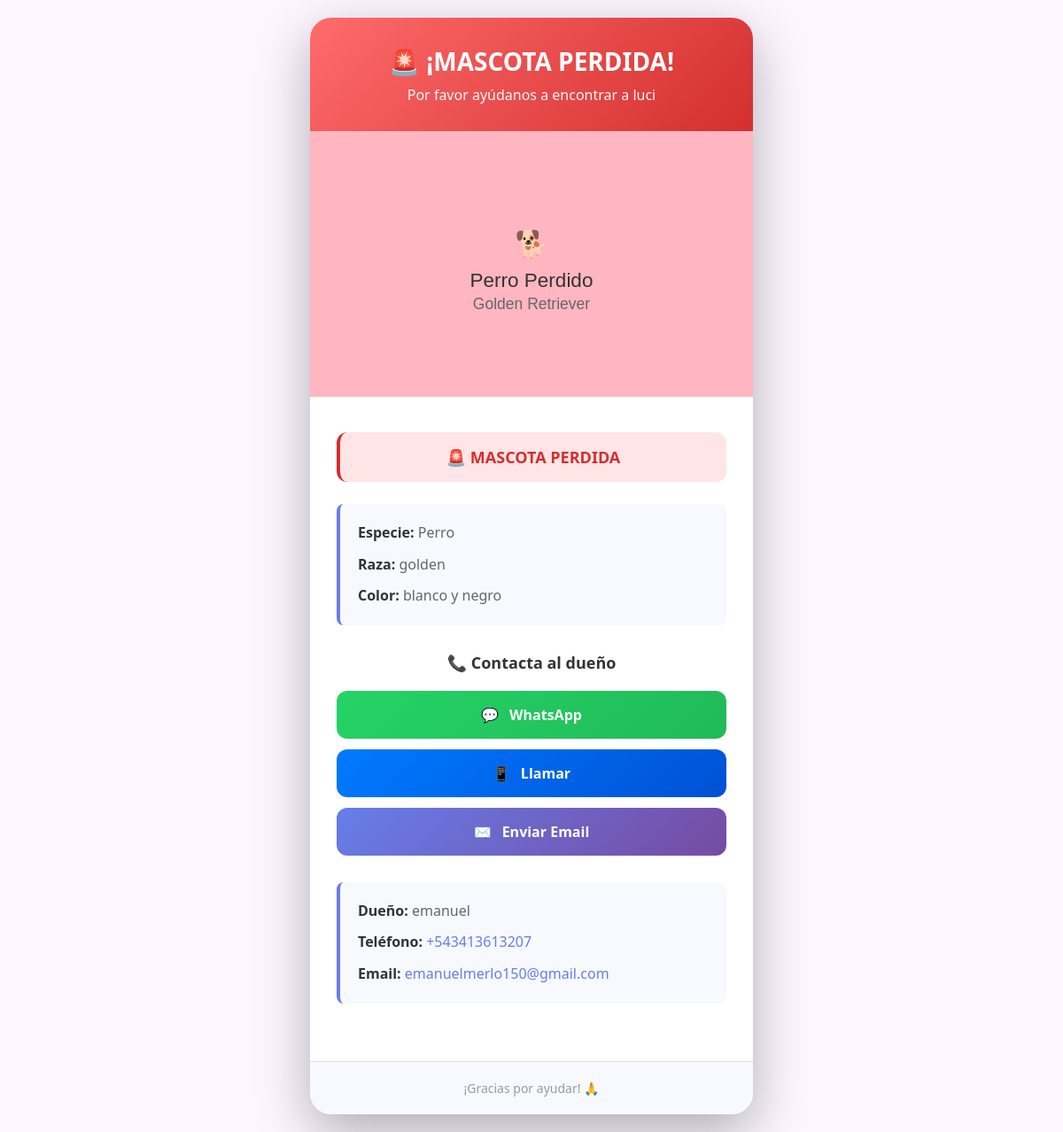
Page /finalpp2/qr/79 on the committed database.
### tables this page shows
CREATE TABLE `mascotas` (
  `id_mascota` int(11) NOT NULL AUTO_INCREMENT,
  `nombre` varchar(100) NOT NULL,
  `especie` varchar(50) NOT NULL,
  `raza` varchar(100) DEFAULT NULL,
  `edad` int(11) DEFAULT NULL,
  `genero` enum('macho','hembra') DEFAULT NULL,
  `color` varchar(50) DEFAULT NULL,
  `id` int(11) NOT NULL,
  `id_qr` int(11) DEFAULT NULL,
  `foto_url` varchar(255) DEFAULT NULL,
  `estado` enum('normal','perdida','encontrada') DEFAULT 'normal',
  `fecha_estado` datetime DEFAULT NULL,
  `descripcion_estado` text DEFAULT NULL,
  `fecha_registro` datetime NOT NULL DEFAULT current_timestamp(),
  `perdido` tinyint(1) DEFAULT 0,
  `ultima_ubicacion` varchar(255) DEFAULT NULL,
  `ultima_lat` decimal(10,7) DEFAULT NULL,
  `ultima_lng` decimal(10,7) DEFAULT NULL,
  `descripcion` varchar(255) DEFAULT NULL,
  PRIMARY KEY (`id_mascota`),
  UNIQUE KEY `id_qr` (`id_qr`),
  KEY `id_dueño` (`id`),
  KEY `idx_ultima_coords` (`ultima_lat`,`ultima_lng`),
  CONSTRAINT `mascotas_ibfk_1` FOREIGN KEY (`id`) REFERENCES `usuarios` (`id`),
  CONSTRAINT `mascotas_ibfk_2` FOREIGN KEY (`id_qr`) REFERENCES `codigos_qr` (`id_qr`)
);

CREATE TABLE `usuarios` (
  `id` int(11) NOT NULL AUTO_INCREMENT,
  `nombre` varchar(100) NOT NULL,
  `apellido` varchar(100) NOT NULL,
  `telefono` varchar(50) DEFAULT NULL,
  `codigo_pais` varchar(5) DEFAULT '+54',
  `email` varchar(100) NOT NULL,
  `direccion` varchar(200) DEFAULT NULL,
  `password` varchar(255) NOT NULL,
  `fecha_creacion` timestamp NOT NULL DEFAULT current_timestamp(),
  `foto_url` varchar(255) DEFAULT NULL,
  PRIMARY KEY (`id`)
);

### app/controllers/PetController.php (called while the page is built, shortened)
<?php
class PetController extends Controller {
    private $petModel;
    public function __construct() {
        $this->petModel = $this->loadModel('Pet');
    }
    public function qrInfo($id) {
        $pet = $this->petModel->findById($id);
        $this->view('pet/qr_info', ['pet' => $pet]);
    }
}

### public/index.php (called while the page is built, shortened)
<?php
require_once __DIR__ . '/../config/database.php';
require_once APP_PATH . '/core/Controller.php';
require_once APP_PATH . '/core/Router.php';
$router = new Router();
$router->get('/', 'HomeController', 'index');
$router->get('/home', 'HomeController', 'index');
$router->get('/login', 'UserController', 'login');
$router->post('/login', 'UserController', 'login');
$router->get('/registro', 'UserController', 'register');
$router->post('/registro', 'UserController', 'register');
$router->get('/perfil', 'UserController', 'profile');
$router->get('/usuario/{id}', 'UserController', 'profile');
$router->get('/editar-perfil', 'UserController', 'editProfile');
$router->post('/editar-perfil', 'UserController', 'editProfile');
$router->get('/logout', 'UserController', 'logout');
$router->get('/recuperar-password', 'UserController', 'recoverPassword');
$router->post('/recuperar-password', 'UserController', 'recoverPassword');
$router->get('/reset-password', 'UserController', 'resetPassword');
$router->post('/reset-password', 'UserController', 'resetPassword');
$router->get('/registrar-mascota', 'PetController', 'register');
$router->post('/registrar-mascota', 'PetController', 'register');
$router->get('/mascota/{id}', 'PetController', 'profile');
$router->get('/mascota/{id}/editar', 'PetController', 'edit');
$router->post('/mascota/{id}/editar', 'PetController', 'edit');
$router->get('/mascota/{id}/eliminar', 'PetController', 'delete');
$router->post('/mascota/{id}/eliminar', 'PetController', 'delete');
$router->post('/mascota/{id}/cambiar-estado', 'PetController', 'changeStatus');
$router->get('/mapa', 'PetController', 'map');
$router->get('/qr/{id}', 'PetController', 'qrInfo');
$router->get('/terminos', 'LegalController', 'terminos');
$router->get('/mision', 'LegalController', 'mision');
$router->dispatch();

### config/database.php (called while the page is built)
<?php
class Database {
    private static $instance = null;
    private $pdo;
    private function __construct() {
        $dsn = "mysql:host=localhost;dbname=mascotas_db;charset=utf8";
        $usuario = "root";
        $contraseña = "";
        $opciones = array(
            PDO::ATTR_ERRMODE => PDO::ERRMODE_EXCEPTION,
            PDO::ATTR_DEFAULT_FETCH_MODE => PDO::FETCH_ASSOC
        );
        try {
            $this->pdo = new PDO($dsn, $usuario, $contraseña, $opciones);
        } catch (PDOException $e) {
            die("Error de conexión: " . $e->getMessage());
        }
    }
    public static function getInstance() {
        if (self::$instance === null) {
            self::$instance = new self();
        }
        return self::$instance;
    }
    public function getConnection() {
        return $this->pdo;
    }
}

### app/models/Pet.php (called while the page is built, shortened)
<?php
class Pet {
    private $db;
    public function __construct() {
        $this->db = Database::getInstance()->getConnection();
    }
    public function findById($id) {
        $stmt = $this->db->prepare("
            SELECT m.*, u.nombre as nombre_dueno, u.email as email_dueno, u.telefono as telefono_dueno
            FROM mascotas m
            LEFT JOIN usuarios u ON m.id = u.id
            WHERE m.id_mascota = ?
        ");
        $stmt->execute([$id]);
        return $stmt->fetch();
    }
}

### app/views/pet/qr_info.php (the view, shortened to what this page needs)
<!DOCTYPE html>
<html lang="es">
<head>
    <link rel="stylesheet" href="<?= ASSETS_URL ?>/css/qr-info.css" />
</head>
<body>
    <div class="qr-container">
        <?php
            $estado_actual = $pet['estado'] ?? 'normal';
            $header_titulo = '';
            $header_subtitulo = '';
            $header_clase = '';
            if ($estado_actual === 'normal'):
                $header_titulo = '🐾 ¡Conoce a ' . htmlspecialchars($pet['nombre']) . '!';
                $header_subtitulo = 'Mascota feliz y segura en su hogar';
                $header_clase = 'header-normal';
            elseif ($estado_actual === 'perdida'):
                $header_titulo = '🚨 ¡MASCOTA PERDIDA!';
                $header_subtitulo = 'Por favor ayúdanos a encontrar a ' . htmlspecialchars($pet['nombre']);
                $header_clase = 'header-perdida';
            elseif ($estado_actual === 'encontrada'):
                $header_titulo = '✅ ¡MASCOTA ENCONTRADA!';
                $header_subtitulo = 'Hemos encontrado a ' . htmlspecialchars($pet['nombre']) . ' - Contacta al dueño';
                $header_clase = 'header-encontrada';
            endif;
        ?>
        <div class="qr-header <?= $header_clase ?>">
            <h1><?= $header_titulo ?></h1>
            <p><?= $header_subtitulo ?></p>
        </div>
        <?php
            $fotoUrl = !empty($pet['foto_url']) ? $pet['foto_url'] : ASSETS_URL . '/images/dog-placeholder.svg';
            if (!preg_match('/^https?:\/\//', $fotoUrl)) {
                $fotoUrl = BASE_URL . '/' . ltrim($fotoUrl, '/');
            }
        ?>
        <img src="<?= htmlspecialchars($fotoUrl) ?>"
             class="pet-image"
             onerror="this.src='<?= ASSETS_URL ?>/images/dog-placeholder.svg'">
        <div class="qr-content">
            <?php
                $estado_actual = $pet['estado'] ?? 'normal';
                $clase_estado = '';
                $texto_estado = '';
                if ($estado_actual === 'normal'):
                    $clase_estado = 'estado-normal';
                    $texto_estado = '👋 ¡Hola, soy ' . htmlspecialchars($pet['nombre']) . '!';
                elseif ($estado_actual === 'perdida'):
                    $clase_estado = 'estado-perdida';
                    $texto_estado = '🚨 MASCOTA PERDIDA';
                elseif ($estado_actual === 'encontrada'):
                    $clase_estado = 'estado-encontrada';
                    $texto_estado = '✅ MASCOTA ENCONTRADA';
                endif;
                if (!empty($texto_estado)):
            ?>
            <div class="estado-cartel <?= $clase_estado ?>">
                <?= $texto_estado ?>
            </div>
            <?php endif; ?>
            <div class="pet-info">
                <p><strong>Especie:</strong> <?= htmlspecialchars(ucfirst($pet['especie'] ?? 'No especificada')) ?></p>
                <?php if (!empty($pet['raza'])): ?>
                <p><strong>Raza:</strong> <?= htmlspecialchars($pet['raza']) ?></p>
                <?php endif; ?>
                <?php if (!empty($pet['color'])): ?>
                <p><strong>Color:</strong> <?= htmlspecialchars($pet['color']) ?></p>
                <?php endif; ?>
            </div>
            <div class="contact-section">
                <div class="contact-title">📞 Contacta al dueño</div>
                <div class="contact-buttons">
                    <?php if (!empty($pet['telefono_dueno'])): ?>
                    <a href="https://wa.me/<?= preg_replace('/\D/', '', $pet['telefono_dueno']) ?>?text=Encontr%C3%A9%20a%20tu%20mascota%20<?= htmlspecialchars($pet['nombre']) ?>"
                       target="_blank"
                       class="btn-contact btn-whatsapp">
                        <span>💬</span>
                        <span>WhatsApp</span>
                    </a>
                    <?php endif; ?>
                    <?php if (!empty($pet['telefono_dueno'])): ?>
                    <a href="tel:<?= htmlspecialchars($pet['telefono_dueno']) ?>" class="btn-contact btn-call">
                        <span>📱</span>
                        <span>Llamar</span>
                    </a>
                    <?php endif; ?>
                    <?php if (!empty($pet['email_dueno'])): ?>
                    <a href="mailto:<?= htmlspecialchars($pet['email_dueno']) ?>" class="btn-contact btn-email">
                        <span>✉️</span>
                        <span>Enviar Email</span>
                    </a>
                    <?php endif; ?>
                </div>
            </div>
            <div class="pet-info">
                <p><strong>Dueño:</strong> <?= htmlspecialchars($pet['nombre_dueno'] ?? 'No disponible') ?></p>
                <?php if (!empty($pet['telefono_dueno'])): ?>
                <p><strong>Teléfono:</strong> <a href="tel:<?= htmlspecialchars($pet['telefono_dueno']) ?>" style="color: #667eea; text-decoration: none;"><?= htmlspecialchars($pet['telefono_dueno']) ?></a></p>
                <?php endif; ?>
                <?php if (!empty($pet['email_dueno'])): ?>
                <p><strong>Email:</strong> <a href="mailto:<?= htmlspecialchars($pet['email_dueno']) ?>" style="color: #667eea; text-decoration: none;"><?= htmlspecialchars($pet['email_dueno']) ?></a></p>
                <?php endif; ?>
            </div>
        </div>
        <div class="qr-footer">
            <p>¡Gracias por ayudar! 🙏</p>
        </div>
    </div>
</body>
</html>

### app/core/Router.php (shortened to what this page needs)
<?php
class Router {
    private $routes = [];
    private function addRoute($httpMethod, $path, $controller, $method) {
        $this->routes[] = [
            'method' => $httpMethod,
            'path' => $path,
            'controller' => $controller,
            'action' => $method
        ];
    }
    public function dispatch() {
        $requestMethod = $_SERVER['REQUEST_METHOD'];
        $requestUri = $_SERVER['REQUEST_URI'];
        $requestUri = strtok($requestUri, '?');
        $requestUri = str_replace(BASE_URL, '', $requestUri);
        $requestUri = '/' . trim($requestUri, '/');
        foreach ($this->routes as $route) {
            if ($route['method'] !== $requestMethod) {
                continue;
            }
            $pattern = $this->convertToRegex($route['path']);
            if (preg_match($pattern, $requestUri, $matches)) {
                array_shift($matches);
                $action = $route['action'];
                $controller = new $controllerName();
                call_user_func_array([$controller, $action], $matches);
                return;
            }
        }
    }
    private function convertToRegex($path) {
        $pattern = preg_replace('/\{([a-zA-Z0-9_]+)\}/', '([a-zA-Z0-9_-]+)', $path);
        return '#^' . $pattern . '$#';
    }
}

### assets/css/qr-info.css (style rules this page uses)
* { margin: 0; padding: 0; box-sizing: border-box; }
body { font-family: 'Segoe UI', Tahoma, Geneva, Verdana, sans-serif; background: #fdf6ff; min-height: 100vh; display: flex; align-items: center; justify-content: center; padding: 20px; }
.qr-container { background: white; border-radius: 24px; box-shadow: 0 20px 60px rgba(0, 0, 0, 0.3); overflow: hidden; max-width: 500px; width: 100%; animation: slideUp 0.6s ease-out; }
.qr-header { background: linear-gradient(135deg, #667eea 0%, #764ba2 100%); color: white; padding: 30px 20px; text-align: center; transition: all 0.3s ease; }
.qr-header.header-perdida { background: linear-gradient(135deg, #FF6B6B 0%, #D32F2F 100%); animation: pulse 2s infinite; }
.qr-header h1 { font-size: 28px; margin-bottom: 8px; font-weight: 700; }
.qr-header p { font-size: 16px; opacity: 0.95; }
.pet-image { width: 100%; height: 300px; object-fit: cover; display: block; }
.qr-content { padding: 40px 30px; text-align: center; }
.estado-cartel { padding: 16px 20px; border-radius: 12px; font-size: 18px; font-weight: 700; text-align: center; margin-bottom: 20px; animation: slideDown 0.5s ease-out; }
.estado-cartel.estado-perdida { background: #FFE5E5; color: #D32F2F; border-left: 4px solid #D32F2F; }
.pet-info { background: #f8f9ff; border-left: 4px solid #667eea; padding: 20px; margin: 25px 0; border-radius: 8px; text-align: left; }
.pet-info p { color: #666; line-height: 1.6; margin-bottom: 10px; }
.pet-info p:last-child { margin-bottom: 0; }
.pet-info strong { color: #333; }
.pet-info a { color: #667eea; text-decoration: none; transition: color 0.3s ease; }
.contact-section { margin: 30px 0; }
.contact-title { font-size: 18px; color: #333; margin-bottom: 20px; font-weight: 600; }
.contact-buttons { display: flex; flex-direction: column; gap: 12px; }
.btn-contact { display: flex; align-items: center; justify-content: center; gap: 12px; padding: 16px 24px; border: none; border-radius: 12px; font-size: 16px; font-weight: 600; text-decoration: none; color: white; transition: all 0.3s ease; cursor: pointer; }
.btn-call { background: linear-gradient(135deg, #007AFF 0%, #0051D5 100%); }
.btn-email { background: linear-gradient(135deg, #667eea 0%, #764ba2 100%); }
.btn-whatsapp { background: linear-gradient(135deg, #25D366 0%, #20ba59 100%); }
.qr-footer { background: #f8f9ff; padding: 20px; text-align: center; border-top: 1px solid #e0e0e0; color: #999; font-size: 14px; }

### rows in the picture
mascotas: estado "🚨 ¡MASCOTA PERDIDA!", nombre "Por favor ayúdanos a encontrar a luci", estado "🚨 MASCOTA PERDIDA", especie "Perro", raza "golden", color "blanco y negro", id.nombre "emanuel", id.telefono "+543413613207", id.email "emanuelmerlo150@gmail.com"
